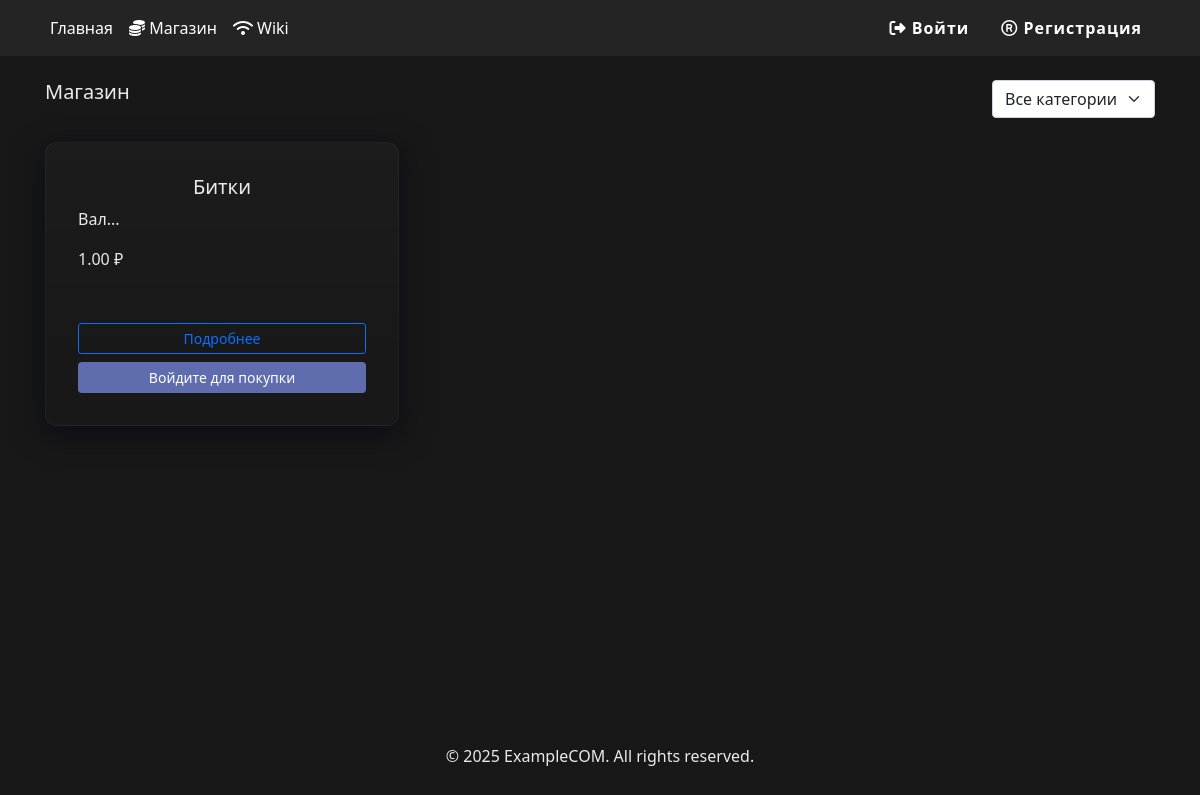
The page /shop.php on the database its author committed.
### tables this page shows
CREATE TABLE `products` (
  `id` int NOT NULL,
  `name` varchar(255) NOT NULL,
  `description` mediumtext,
  `price` decimal(10,2) NOT NULL,
  `category` int DEFAULT NULL,
  `file_path` varchar(255) DEFAULT NULL,
  `file_name` varchar(255) DEFAULT NULL,
  `image` varchar(255) DEFAULT NULL,
  `is_hidden` tinyint(1) DEFAULT '0',
  `created_at` timestamp NOT NULL DEFAULT CURRENT_TIMESTAMP
);

### includes/functions.php (called while the page is built, shortened)
<?php
function isLoggedIn() {
    if (!isset($_SESSION['user_id'])) {
        return false;
    }
    return true;
}
function getActiveTimeDiscount($product_id) {
    global $pdo;
    $stmt = $pdo->prepare("
        SELECT * FROM time_discounts
        WHERE product_id = ?
        AND is_active = 1
        AND start_date <= NOW()
        AND end_date >= NOW()
        ORDER BY discount_percent DESC
        LIMIT 1
    ");
    $stmt->execute([$product_id]);
    return $stmt->fetch();
}

### shop.php (the view, shortened to what this page needs)
<?php
require_once 'includes/database.php';
require_once 'includes/functions.php';
$sql = "SELECT p.*, c.name as category_name
        FROM products p
        LEFT JOIN categories c ON p.category = c.id
        WHERE p.is_hidden = 0";
$sql .= " ORDER BY p.created_at DESC";
$stmt = $pdo->prepare($sql);
$stmt->execute();
$products = $stmt->fetchAll();
?>
<!DOCTYPE html>
<html lang="ru">
<head>
    <link href="https://cdn.jsdelivr.net/npm/bootstrap@5.1.3/dist/css/bootstrap.min.css" rel="stylesheet">
    <link href="assets/css/style.css" rel="stylesheet">
</head>
<body>
    <?php include 'includes/header.php'; ?>
    <div class="container mt-4">
        <div class="row mb-4">
            <div class="col">
                <h1>Магазин</h1>
            </div>
            <div class="col-auto">
                <select class="form-select" id="category-filter">
                    <option value="">Все категории</option>
                </select>
            </div>
        </div>
        <div class="row row-cols-1 row-cols-md-3 g-4">
            <?php if (empty($products)): ?>
                <div class="col-12">
                    <div class="alert alert-info">
                        Товары не найдены
                    </div>
                </div>
            <?php else: ?>
                <?php foreach ($products as $product):
                    $time_discount = getActiveTimeDiscount($product['id']);
                    $original_price = $product['price'];
                    $final_price = $original_price;
                    $isPurchased = false;
                ?>
                    <div class="col">
                        <div class="card h-100 product-card">
                            <div class="card-body">
                                <h5 class="card-title">
                                    <?php echo htmlspecialchars($product['name']); ?>
                                </h5>
                                <p class="card-text">
                                    <?php echo mb_substr(($product['description']), 0, 3); ?>...
                                </p>
                                <div class="price-block mb-3">
                                    <?php if ($time_discount): ?>
                                        <div class="original-price">
                                            <?php echo number_format($original_price, 2); ?> ₽
                                        </div>
                                        <div class="discounted-price">
                                            <?php echo number_format($final_price, 2); ?> ₽
                                        </div>
                                        <small class="text-muted">
                                            Скидка до <?php echo date('d.m.Y', strtotime($time_discount['end_date'])); ?>
                                        </small>
                                    <?php else: ?>
                                        <div class="regular-price">
                                            <?php echo number_format($product['price'], 2); ?> ₽
                                        </div>
                                    <?php endif; ?>
                                </div>
                                <div class="d-grid gap-2">
                                    <a href="product.php?id=<?php echo $product['id']; ?>"
                                       class="btn btn-outline-primary btn-sm">
                                        Подробнее
                                    </a>
                                    <?php if (isLoggedIn()): ?>
                                        <?php if ($isPurchased): ?>
                                            <button class="btn btn-success btn-sm" disabled>
                                                Куплено
                                            </button>
                                        <?php else: ?>
                                            <a href="buy.php?id=<?php echo $product['id']; ?>"
                                               class="btn btn-primary btn-sm">
                                                Купить
                                            </a>
                                        <?php endif; ?>
                                    <?php else: ?>
                                        <a href="login.php" class="btn btn-secondary btn-sm">
                                            Войдите для покупки
                                        </a>
                                    <?php endif; ?>
                                </div>
                            </div>
                        </div>
                    </div>
                <?php endforeach; ?>
            <?php endif; ?>
        </div>
    </div>
    <?php include 'includes/footer.php'; ?>
</body>
</html>

### assets/css/style.css (style rules this page uses)
:root { --background-color: #181818; --text-color: #eaeaea; --navbar-bg: #242424; --navbar-color: #ffffff; --primary-color: #FF6B6B; --secondary-color: #5F6CAE; --card-bg: #2D2D2D; --footer-bg: #1C1C1C; --footer-text: #ffffff; --footer-link: #8FBCEA; --footer-link-hover: #FF6B6B; --footer-muted: #757575; --footer-border: #404040; }
html, body { height: 100%; margin: 0; padding: 0; }
body { min-height: 100vh; display: flex; flex-direction: column; background-color: var(--background-color); color: var(--text-color); }
.card { background-color: var(--card-bg); }
.btn-secondary { background-color: var(--secondary-color); border-color: var(--secondary-color); }
.card-title { text-align: center; }
.container { flex: 1; display: flex; flex-direction: column; margin: 0 auto; padding: 0 15px; width: 100%; }
h1 { font-size:20px;margin:0 }
.card { background:linear-gradient(180deg,rgba(255,255,255,0.02),transparent);border:1px solid rgba(255,255,255,0.04);padding:16px;border-radius:12px;box-shadow:0 8px 30px rgba(2,6,23,0.6) }

### shop.php (style rules this page uses)
.price-block { min-height: 60px; }
.product-card { position: relative; }

### rows shown on the page
products: name "Битки", description "Вал", price "1.00"
